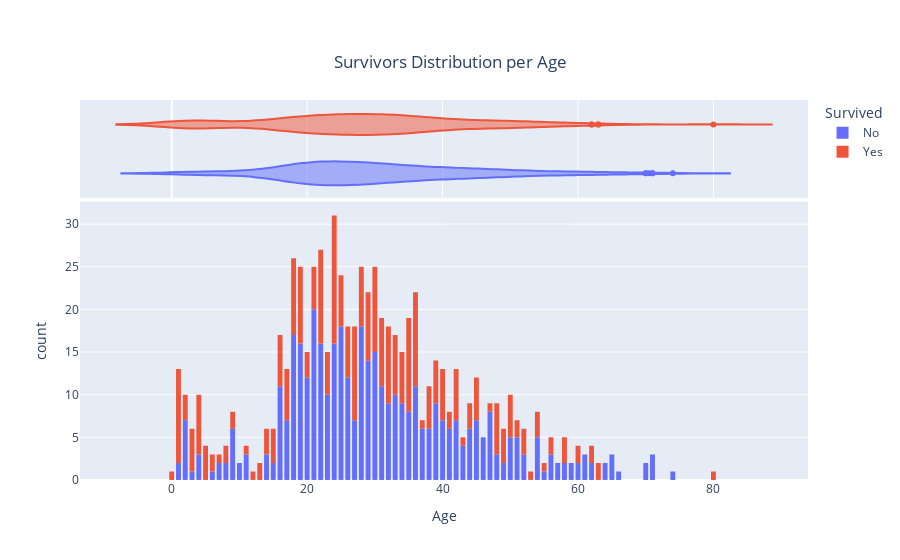
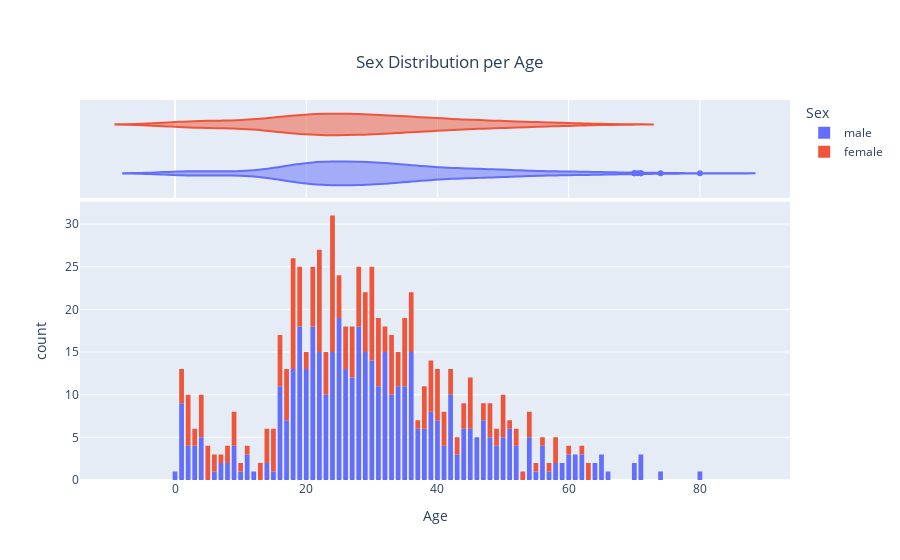

Here is the notebook cell these charts were saved with, in order:
### Code cell
fig = px.histogram(train_df, x='Age', color='Survived', nbins=100, title='Survivors Distribution per Age', marginal="violin")
fig.update_layout(title=title, bargap=0.2, bargroupgap=0.1)
fig.show()

fig = px.histogram(train_df, x='Age', color='Sex', nbins=100, title='Sex Distribution per Age', marginal="violin")
fig.update_layout(title=title, bargap=0.2, bargroupgap=0.1)
fig.show()

### Figure 1 — Plotly figure (JSON) as saved in the notebook; plotly's stock layout.template omitted (floating-point values rounded to 4 significant figures; data arrays with more than 128 entries replaced by an {"elided": "..."} marker saying what was removed)
{"data": [{"alignmentgroup": "True", "bingroup": "x", "hovertemplate": "Survived=No<br>Age=%{x}<br>count=%{y}<extra></extra>", "legendgroup": "No", "marker": {"color": "#636efa", "pattern": {"shape": ""}}, "name": "No", "nbinsx": 100, "offsetgroup": "No", "orientation": "v", "showlegend": true, "type": "histogram", "x": {"elided": "549 float values"}, "xaxis": "x", "yaxis": "y"}, {"alignmentgroup": "True", "hovertemplate": "Survived=No<br>Age=%{x}<extra></extra>", "legendgroup": "No", "marker": {"color": "#636efa"}, "name": "No", "offsetgroup": "No", "scalegroup": "x", "showlegend": false, "type": "violin", "x": {"elided": "549 float values"}, "xaxis": "x2", "yaxis": "y2"}, {"alignmentgroup": "True", "bingroup": "x", "hovertemplate": "Survived=Yes<br>Age=%{x}<br>count=%{y}<extra></extra>", "legendgroup": "Yes", "marker": {"color": "#EF553B", "pattern": {"shape": ""}}, "name": "Yes", "nbinsx": 100, "offsetgroup": "Yes", "orientation": "v", "showlegend": true, "type": "histogram", "x": {"elided": "342 float values"}, "xaxis": "x", "yaxis": "y"}, {"alignmentgroup": "True", "hovertemplate": "Survived=Yes<br>Age=%{x}<extra></extra>", "legendgroup": "Yes", "marker": {"color": "#EF553B"}, "name": "Yes", "offsetgroup": "Yes", "scalegroup": "x", "showlegend": false, "type": "violin", "x": {"elided": "342 float values"}, "xaxis": "x2", "yaxis": "y2"}], "layout": {"bargap": 0.2, "bargroupgap": 0.1, "barmode": "relative", "legend": {"title": {"text": "Survived"}, "tracegroupgap": 0}, "title": {"text": "Survivors Distribution per Age", "x": 0.5, "xanchor": "center", "y": 0.9, "yanchor": "top"}, "xaxis": {"anchor": "y", "domain": [0, 1], "title": {"text": "Age"}}, "xaxis2": {"anchor": "y2", "domain": [0, 1], "matches": "x", "showgrid": true, "showticklabels": false}, "yaxis": {"anchor": "x", "domain": [0, 0.7326], "title": {"text": "count"}}, "yaxis2": {"anchor": "x2", "domain": [0.7426, 1], "matches": "y2", "showgrid": false, "showline": false, "showticklabels": false, "ticks": ""}}}

### Figure 2 — Plotly figure (JSON) as saved in the notebook; plotly's stock layout.template omitted (floating-point values rounded to 4 significant figures; data arrays with more than 128 entries replaced by an {"elided": "..."} marker saying what was removed)
{"data": [{"alignmentgroup": "True", "bingroup": "x", "hovertemplate": "Sex=male<br>Age=%{x}<br>count=%{y}<extra></extra>", "legendgroup": "male", "marker": {"color": "#636efa", "pattern": {"shape": ""}}, "name": "male", "nbinsx": 100, "offsetgroup": "male", "orientation": "v", "showlegend": true, "type": "histogram", "x": {"elided": "577 float values"}, "xaxis": "x", "yaxis": "y"}, {"alignmentgroup": "True", "hovertemplate": "Sex=male<br>Age=%{x}<extra></extra>", "legendgroup": "male", "marker": {"color": "#636efa"}, "name": "male", "offsetgroup": "male", "scalegroup": "x", "showlegend": false, "type": "violin", "x": {"elided": "577 float values"}, "xaxis": "x2", "yaxis": "y2"}, {"alignmentgroup": "True", "bingroup": "x", "hovertemplate": "Sex=female<br>Age=%{x}<br>count=%{y}<extra></extra>", "legendgroup": "female", "marker": {"color": "#EF553B", "pattern": {"shape": ""}}, "name": "female", "nbinsx": 100, "offsetgroup": "female", "orientation": "v", "showlegend": true, "type": "histogram", "x": {"elided": "314 float values"}, "xaxis": "x", "yaxis": "y"}, {"alignmentgroup": "True", "hovertemplate": "Sex=female<br>Age=%{x}<extra></extra>", "legendgroup": "female", "marker": {"color": "#EF553B"}, "name": "female", "offsetgroup": "female", "scalegroup": "x", "showlegend": false, "type": "violin", "x": {"elided": "314 float values"}, "xaxis": "x2", "yaxis": "y2"}], "layout": {"bargap": 0.2, "bargroupgap": 0.1, "barmode": "relative", "legend": {"title": {"text": "Sex"}, "tracegroupgap": 0}, "title": {"text": "Sex Distribution per Age", "x": 0.5, "xanchor": "center", "y": 0.9, "yanchor": "top"}, "xaxis": {"anchor": "y", "domain": [0, 1], "title": {"text": "Age"}}, "xaxis2": {"anchor": "y2", "domain": [0, 1], "matches": "x", "showgrid": true, "showticklabels": false}, "yaxis": {"anchor": "x", "domain": [0, 0.7326], "title": {"text": "count"}}, "yaxis2": {"anchor": "x2", "domain": [0.7426, 1], "matches": "y2", "showgrid": false, "showline": false, "showticklabels": false, "ticks": ""}}}
